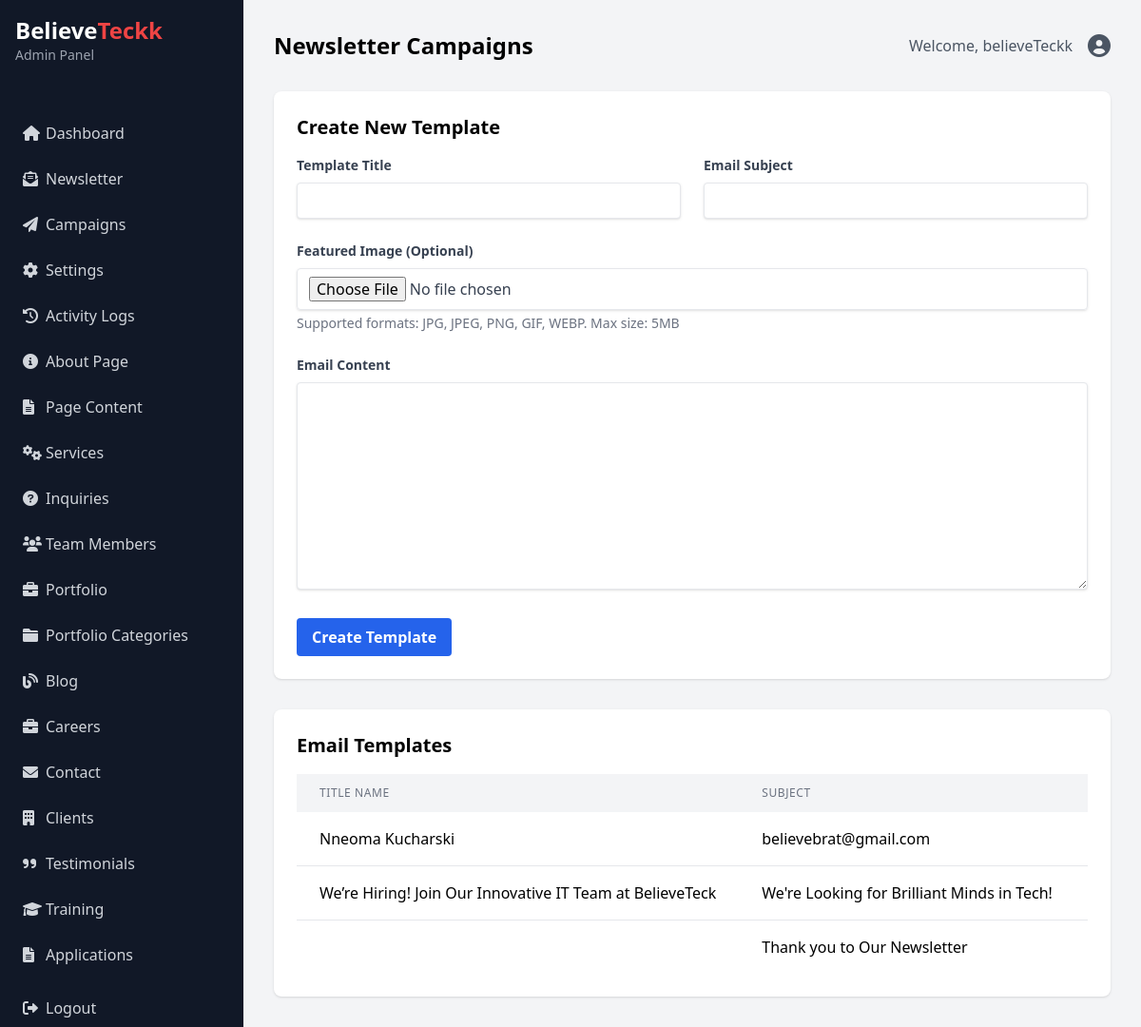
Page /admin/newsletter-campaigns.php (signed in) on the committed database.
### tables this page shows
CREATE TABLE `newsletter_templates` (
  `id` int(11) NOT NULL,
  `name` varchar(255) NOT NULL,
  `subject` varchar(255) NOT NULL,
  `content` text NOT NULL,
  `image_url` varchar(255) DEFAULT NULL,
  `created_at` timestamp NOT NULL DEFAULT current_timestamp(),
  `updated_at` timestamp NOT NULL DEFAULT current_timestamp() ON UPDATE current_timestamp()
);

### classes/NewsletterEmail.php (called while the page is built, shortened)
<?php
class NewsletterEmail {
    private $db;
    public function __construct($db) {
        $this->db = $db;
        $settings = $this->getSiteSettings();
    }
    private function getSiteSettings() {
        $settings = [];
        $result = $this->db->query("SELECT * FROM settings")->fetchAll();
        foreach ($result as $row) {
            $settings[$row['setting_key']] = $row['setting_value'];
        }
        return $settings;
    }
}

### classes/Newsletter.php (called while the page is built, shortened)
<?php
class Newsletter {
    private $db;
    private $table = 'newsletter_subscriptions';
    public function __construct($db) {
        $this->db = $db;
        $this->email = new NewsletterEmail($db);
        $this->ensureTableStructure();
    }
    private function ensureTableStructure() {
        try {
            $this->db->query("SELECT created_at FROM {$this->table} LIMIT 1");
        } catch (PDOException $e) {
            $this->db->query("
                ALTER TABLE {$this->table}
                ADD COLUMN created_at TIMESTAMP DEFAULT CURRENT_TIMESTAMP,
                ADD COLUMN updated_at TIMESTAMP DEFAULT CURRENT_TIMESTAMP ON UPDATE CURRENT_TIMESTAMP
            ");
        }
    }
    public function getTemplates() {
        try {
            $stmt = $this->db->query("SELECT * FROM newsletter_templates ORDER BY id DESC");
            return $stmt->fetchAll(PDO::FETCH_ASSOC);
        } catch (PDOException $e) {
            error_log("Error in getTemplates: " . $e->getMessage());
            return [];
        }
    }
}

### admin/newsletter-campaigns.php (the view, shortened to what this page needs)
<?php
require_once __DIR__ .'/../config/config.php';
require_once __DIR__ .'/../classes/Newsletter.php';
require_once __DIR__ .'/../classes/NewsletterEmail.php';
$db = Database::getInstance();
$newsletter = new Newsletter($db);
$templates = $newsletter->getTemplates();
?>
<!DOCTYPE html>
<html lang="en">
<head>
    <script src="https://cdn.tailwindcss.com"></script>
    <link rel="stylesheet" href="https://cdnjs.cloudflare.com/ajax/libs/font-awesome/6.0.0/css/all.min.css">
</head>
<body class="bg-gray-100">
    <?php include('../includes/admin_sidebar.php'); ?>
    <div class="ml-64 p-8">
        <div class="flex justify-between items-center mb-8">
            <h2 class="text-2xl font-bold">Newsletter Campaigns</h2>
            <div class="flex items-center">
                <span class="text-gray-600 mr-4">Welcome, <?php echo htmlspecialchars($_SESSION['admin_username']); ?></span>
                <a href="profile.php" class="text-gray-600 hover:text-gray-900">
                    <i class="fas fa-user-circle text-2xl"></i>
                </a>
            </div>
        </div>
        <div class="bg-white rounded-lg shadow p-6 mb-8">
            <h3 class="text-xl font-bold mb-4">Create New Template</h3>
            <form method="POST" action="" enctype="multipart/form-data">
                <div class="grid grid-cols-1 md:grid-cols-2 gap-6">
                    <div>
                        <label class="block text-gray-700 text-sm font-bold mb-2" for="title">
                            Template Title
                        </label>
                        <input type="text" id="title" name="name" required
                               class="shadow appearance-none border rounded w-full py-2 px-3 text-gray-700 leading-tight focus:outline-none focus:shadow-outline">
                    </div>
                    <div>
                        <label class="block text-gray-700 text-sm font-bold mb-2" for="subject">
                            Email Subject
                        </label>
                        <input type="text" id="subject" name="subject" required
                               class="shadow appearance-none border rounded w-full py-2 px-3 text-gray-700 leading-tight focus:outline-none focus:shadow-outline">
                    </div>
                </div>
                <div class="mt-6">
                    <label class="block text-gray-700 text-sm font-bold mb-2" for="image">
                        Featured Image (Optional)
                    </label>
                    <input type="file" id="image" name="image" accept="image/*"
                           class="shadow appearance-none border rounded w-full py-2 px-3 text-gray-700 leading-tight focus:outline-none focus:shadow-outline">
                    <p class="text-sm text-gray-500 mt-1">Supported formats: JPG, JPEG, PNG, GIF, WEBP. Max size: 5MB</p>
                </div>
                <div class="mt-6">
                    <label class="block text-gray-700 text-sm font-bold mb-2" for="content">
                        Email Content
                    </label>
                    <textarea id="content" name="content" required
                              class="shadow appearance-none border rounded w-full py-2 px-3 text-gray-700 leading-tight focus:outline-none focus:shadow-outline" rows="10"></textarea>
                </div>
                <div class="mt-6">
                    <button type="submit"
                            class="bg-blue-600 hover:bg-blue-700 text-white font-bold py-2 px-4 rounded focus:outline-none focus:shadow-outline">
                        Create Template
                    </button>
                </div>
            </form>
        </div>
        <div class="bg-white rounded-lg shadow p-6">
            <h3 class="text-xl font-bold mb-4">Email Templates</h3>
            <div class="overflow-x-auto">
                <table class="min-w-full">
                    <thead>
                        <tr class="bg-gray-100">
                            <th class="px-6 py-3 text-left text-xs font-medium text-gray-500 uppercase tracking-wider">Title Name </th>
                            <th class="px-6 py-3 text-left text-xs font-medium text-gray-500 uppercase tracking-wider">Subject</th>
                            <th class="px-6 py-3 text-left text-xs font-medium text-gray-500 uppercase tracking-wider">Actions</th>
                        </tr>
                    </thead>
                    <tbody class="bg-white divide-y divide-gray-200">
                        <?php foreach ($templates as $template): ?>
                            <tr>
                                <td class="px-6 py-4 whitespace-nowrap">
                                    <?php echo htmlspecialchars($template['name']); ?>
                                </td>
                                <td class="px-6 py-4 whitespace-nowrap">
                                    <?php echo htmlspecialchars($template['subject']); ?>
                                </td>
                                <td class="px-6 py-4 whitespace-nowrap">
                                </td>
                            </tr>
                        <?php endforeach; ?>
                    </tbody>
                </table>
            </div>
        </div>
    </div>
</body>
</html>

### rows in the picture
newsletter_templates: name "Nneoma Kucharski", subject "believebrat@gmail.com"
newsletter_templates: name "We’re Hiring! Join Our Innovative IT Team at BelieveTeck", subject "We're Looking for Brilliant Minds in Tech!"
newsletter_templates: subject "Thank you to Our Newsletter"

### other values in the picture
$_SESSION['admin_username'] "believeTeckk"
